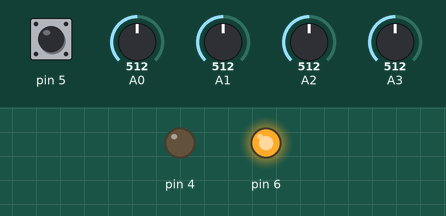
Bench run of a sketch on a simulated Arduino Uno, built with avr-gcc and run on an emulated ATmega328P. Parts: output pins drawn as LEDs (lit = HIGH). Inputs (shaded band) come from the test bench; at power-on: A0 = 512, pin 5 HIGH, A1 = 512, A2 = 512, A3 = 512.

Above: at 1.2 s.
1.3 s: A0 set to 986
2.8 s: A0 set to 1019
At 4.0 s:
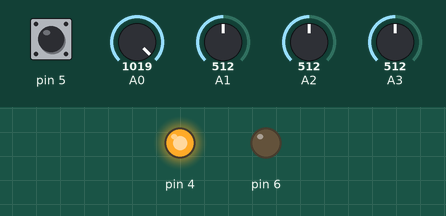
Timing chart, 0 to 5.8 s (numbered marks = the images above; inputs shaded):
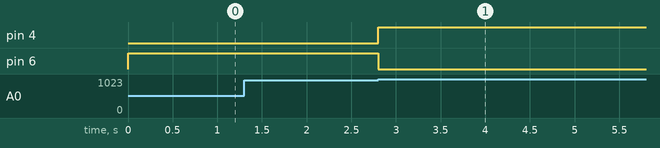

Measured:
- the behaviour switches between 1000 and 1001 on A0 (found by bisection; images 0 and 1)
- after the input at 1.3 s, every drawn part: stays the same
- after the input at 2.8 s, pin 4: LOW → HIGH at once; pin 6: HIGH → LOW at once

The sketch:

DCC-EX_booster.ino
```cpp
void setup() {
  pinMode(4,OUTPUT); digitalWrite(4,LOW);
  pinMode(5,INPUT);
  pinMode(6,OUTPUT); digitalWrite(6,LOW);
}

void loop() {
  if (analogRead(0) > 1000 || analogRead(1) > 1000 || analogRead(2) > 1000 || analogRead(3) > 1000) {
    digitalWrite(4,HIGH);
    digitalWrite(6,LOW);
  } else {
    if (digitalRead(5) == LOW && digitalRead(4) == HIGH) {
      digitalWrite(4,LOW);
    } else if (digitalRead(5) == HIGH && digitalRead(4) == LOW) {
      digitalWrite(6,HIGH);
    } else if (digitalRead(5) == LOW) {
      digitalWrite(6,LOW);
    }
  }
}
```
